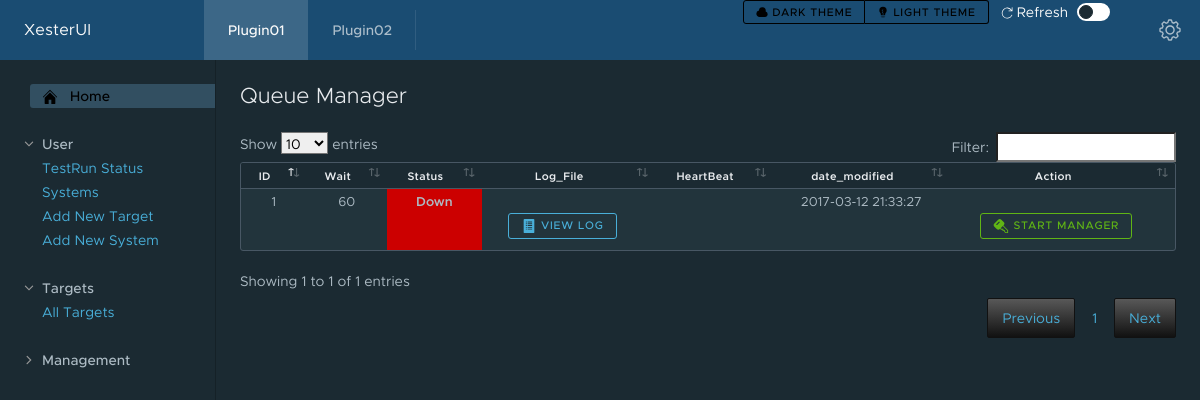
The app's page /UI/queue_manager.php with its own data.
### tables this page shows
CREATE TABLE QUEUE_MANAGER (
  ID int(11) NOT NULL AUTO_INCREMENT,
  STATUS_ID int(11) NOT NULL,
  Wait int(11) NOT NULL,
  Log_File varchar(255),
  Heartbeat varchar(255),
  PRIMARY KEY (ID),
  FOREIGN KEY(STATUS_ID) REFERENCES STATUS(ID),
  date_modified TIMESTAMP NOT NULL DEFAULT CURRENT_TIMESTAMP ON UPDATE CURRENT_TIMESTAMP
);

CREATE TABLE STATUS (
  ID int(11) NOT NULL AUTO_INCREMENT,
  Status varchar(50) NOT NULL,
  HtmlColor varchar(10) Not NULL,
  HTML_Description varchar(20) Not NULL,
  PRIMARY KEY (ID),
  UNIQUE (Status),
  date_modified TIMESTAMP NOT NULL DEFAULT CURRENT_TIMESTAMP ON UPDATE CURRENT_TIMESTAMP
);

### UI/queue_manager.php (the view, shortened to what this page needs)
<!DOCTYPE html>
<html lang="en">
<?php
	require_once 'components/header.php';
?>
<?php
	if (!empty($_GET['new_status_id'])) {
		$new_status_id=$_GET['new_status_id'];
		include 'components/database.php';
		$sql = "UPDATE queue_manager SET Status_ID = $new_status_id";
		$pdo = Database::connect();
		$pdo->query($sql);
		header("Refresh:0 url=queue_manager.php");
	} else {
?>
	<div class="content-area">
<h3>Queue Manager</h3></br>
				<div class="row">
					<table id="example" class="table table-compact">
						<thead>
							<tr>
							<th>ID</th>
							<th>Wait</th>
							<th>Status</th>
							<th>Log_File</th>
							<th>HeartBeat</th>
							<th>date_modified</th>
							<th>Action</th>
							</tr>
						</thead>
						<tbody>
							<?php
							$pdo = Database::connect();
							$sql = 'select qm.ID, '
										. 'qm.Status_ID, '
										. 'qm.Wait, '
										. 'qm.Log_File as Qman_Log, '
										. 'qm.Heartbeat, '
										. 'qm.date_modified, '
										. 's.HtmlColor, '
										. 's.Status '
									. 'from QUEUE_MANAGER qm '
									. 'join STATUS s on qm.Status_ID=s.ID ';
							foreach ($pdo->query($sql) as $row) {
								echo '<tr>';
								echo '<td>'. $row['ID'] . '</td>';
								echo '<td>'. $row['Wait'] . '</td>';
								echo '<td style=background-color:'. $row['HtmlColor'] . '><b>'. $row['Status'] . '</b></td>';
								echo '<td><form action="viewlog.php" method="get"><input type="hidden" name="Log_File" value='.$row['Qman_Log'].'><button class="btn btn-info btn-sm"><clr-icon class="is-solid" size="16" shape="list"></clr-icon> View Log</button></form></td>';
								echo '<td>'. $row['Heartbeat'] . '</td>';
								echo '<td>'. $row['date_modified'] . '</td>';
								if ($row['Status_ID'] == 1) {
									echo '<td><form action="queue_manager.php" method="get"><input type="hidden" name="new_status_id" value="3"><button class="btn btn-success-outline btn-sm"><clr-icon class="is-solid" shape="key" size="16"></clr-icon> Start Manager</button></form></td>';
								} elseif ($row['Status_ID'] == 2) {
									echo '<td><form action="queue_manager.php" method="get"><input type="hidden" name="new_status_id" value="4"><button class="btn btn-danger-outline btn-sm"><clr-icon class="is-solid" shape="stop" size="16"></clr-icon><b> Stop Manager</b></button></form></td>';
								} elseif ($row['Status_ID'] == 3) {
									echo '<td><form action="queue_manager.php" method="get"><button class="btn btn-info btn-sm"><clr-icon class="is-solid" shape="refresh" size="16"></clr-icon> Refresh</button></form></td>';
								}else {
									echo '<td><form action="queue_manager.php" method="get"><button class="btn btn-info btn-sm"><clr-icon class="is-solid" shape="refresh" size="16"></clr-icon> Refresh</button></form></td>';
								}
								echo '</tr>';
							}
							?>
						</tbody>
					</table>
		</div>
	</div>
    <nav class="sidenav">
	</nav>
</div>
</body>
<?php
	}
?>
</html>

### records on screen
queue_manager: ID "1", Wait "60", STATUS_ID.Status "Down", date_modified "2017-03-12 21:33:27", shows "START MANAGER"
